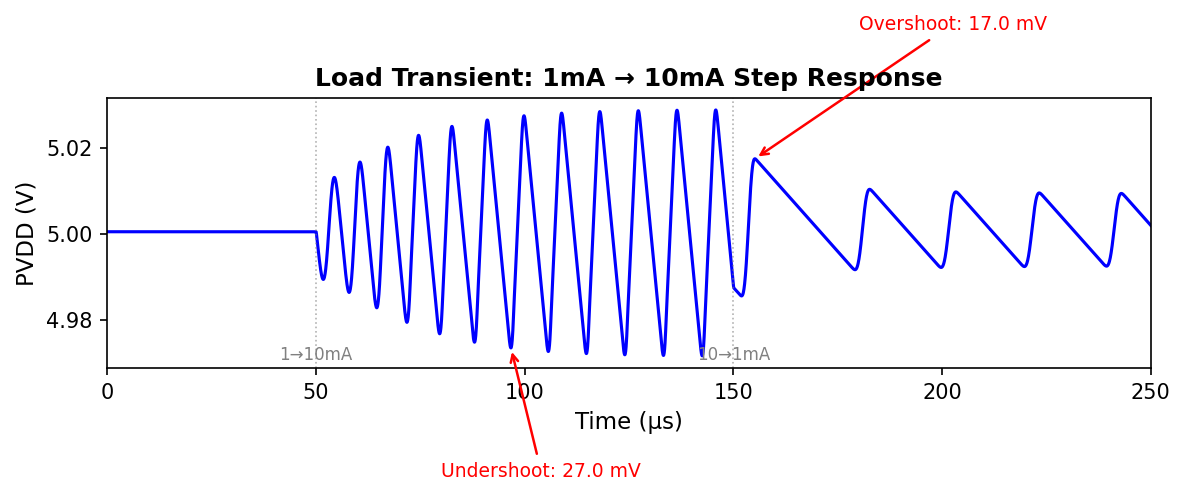

Recreate this plot in Python.
#!/usr/bin/env python3
"""Plot 3: Load Transient — PVDD vs time with 1→10mA step"""
import matplotlib
matplotlib.use('Agg')
import matplotlib.pyplot as plt
import numpy as np

data = np.loadtxt('plot3_pvdd.dat')
time_us = data[:, 0] * 1e6  # s -> us
pvdd = data[:, 1]

# Find undershoot (min after step-up at 50us) and overshoot (max after step-down at 150us)
mask_under = (time_us >= 50) & (time_us <= 100)
mask_over = (time_us >= 150) & (time_us <= 200)
mask_ss = (time_us >= 30) & (time_us <= 49)

pvdd_ss = np.mean(pvdd[mask_ss])
pvdd_min = np.min(pvdd[mask_under])
pvdd_max = np.max(pvdd[mask_over])
idx_min = np.argmin(pvdd[mask_under]) + np.argmax(mask_under)
idx_max = np.argmax(pvdd[mask_over]) + np.argmax(mask_over)

undershoot_mv = (pvdd_ss - pvdd_min) * 1000
overshoot_mv = (pvdd_max - pvdd_ss) * 1000

fig, ax = plt.subplots(figsize=(8, 4.5))

ax.plot(time_us, pvdd, 'b-', linewidth=1.5)

# Annotate undershoot
ax.annotate(f'Undershoot: {undershoot_mv:.1f} mV',
            xy=(time_us[idx_min], pvdd_min),
            xytext=(80, pvdd_min - 0.03),
            fontsize=9, color='red',
            arrowprops=dict(arrowstyle='->', color='red', lw=1.2))

# Annotate overshoot
ax.annotate(f'Overshoot: {overshoot_mv:.1f} mV',
            xy=(time_us[idx_max], pvdd_max),
            xytext=(180, pvdd_max + 0.03),
            fontsize=9, color='red',
            arrowprops=dict(arrowstyle='->', color='red', lw=1.2))

# Step indicators
ax.axvline(x=50, color='gray', linestyle=':', linewidth=0.8, alpha=0.6)
ax.axvline(x=150, color='gray', linestyle=':', linewidth=0.8, alpha=0.6)
ax.text(50, ax.get_ylim()[0] + 0.002, '1\u219210mA', fontsize=8, ha='center', color='gray')
ax.text(150, ax.get_ylim()[0] + 0.002, '10\u21921mA', fontsize=8, ha='center', color='gray')

ax.set_xlabel('Time (\u00b5s)', fontsize=11)
ax.set_ylabel('PVDD (V)', fontsize=11)
ax.set_title('Load Transient: 1mA \u2192 10mA Step Response', fontsize=12, fontweight='bold')
ax.set_xlim(0, 250)
ax.tick_params(axis='both', which='major', labelsize=10)

plt.tight_layout()
plt.savefig('plot_load_transient.png', dpi=150, bbox_inches='tight')
print(f'Saved plot_load_transient.png  (undershoot={undershoot_mv:.1f}mV, overshoot={overshoot_mv:.1f}mV)')
